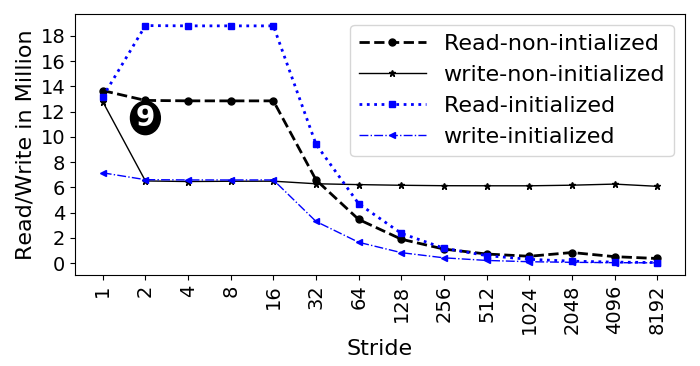

Reproduce this figure in Python.
import random
import matplotlib
import matplotlib.pyplot as plt
from matplotlib import style

import numpy as np
import matplotlib.patches as mpatches

from matplotlib.patches import Ellipse

#plt.rcdefaults()
fig, ax = plt.subplots()

fig.set_size_inches(7, 4)

#labels = ['Manaul', 'PAPI']
#traffic = [12.46, 18.75]

#stride = ['stride-1', 'stride-2', 'stride-4', 'stride-8', 'stride-16', 'stride-32', 'stride-64', 'stride-128', 'stride-256', 'stride-512', 'stride-1024', 'stride-2048', 'stride-4096', 'stride-8192']
stride = ['1', '2', '4', '8', '16', '32', '64', '128', '256', '512', '1024', '2048', '4096', '8192']

#read=[19083795,19005683,18970043,18940397,18938589,9468337,4724431,2363247,1182735,594024,296881,149252,75072,37848]
#write=[6824619,6755515,6740634,6725749,6734401,3368188,1676038,839272,420643,212602,106874,58650,31081,15670]

readn=[13672166,12891599,12857738,12854505,12855737,6587605,3452966,1887966,1104854,714762,536485,833519,505139,359588]
writen=[12791650,6508134,6461124,6483468,6488342,6283784,6216998,6164307,6130026,6124196,6122347,6170829,6257888,6081613]

readi=[13171615,18823643,18801890,18801483,18800558,9415883,4698887,2349495,1175287,587742,294012,147303,73686,36900]
writei=[7151216,6608016,6587184,6584156,6586975,3296237,1644959,822515,411790,205808,103543,56143,29479,14986]

#with prefetch
#read=[18861923,18813995,18800278,18803630,18803353,18590975,14190254,2364840,1183868,594090,297740,149395,75338,37868]
#write=[6665144,6625435,6662691,6637524,6645248,3644694,2029784,839811,421381,212587,106996,58520,31292,15906]

#with 500M
#read=[95096032,94854667,94794684,94762290,94749534,47332587,23620261,11811849,6016970,2959146,1481325,743100,373174,188464]
#write=[32795417,32568573,32412027,32481545,32375031,16234319,8085510,4046707,2116022,1016951,510146,257767,132420,68704]
readn = np.array(readn) / 1000000
writen = np.array(writen) / 1000000
readi = np.array(readi) / 1000000
writei = np.array(writei) / 1000000

x_pos = np.arange(len(stride))  # the label locations

#ax.barh(x_pos, read, hatch='....', color='white', edgecolor='black')
#rects1 = plt.bar(x, traffic, .8, hatch='....', color='white', edgecolor='black')

plt.plot(stride, readn, marker='o', markersize=5,  color='black', linestyle='dashed', label="Read-non-intialized", linewidth=2)
plt.plot(stride, writen, marker='*', markersize=5,  color='black', linestyle='solid', label="Write-non-initialized", linewidth=1)
plt.plot(stride, readi, marker='s', markersize=5,  color='blue', linestyle='dotted', label="Read-initialized", linewidth=2)
plt.plot(stride, writei, marker='<', markersize=5,  color='blue', linestyle='dashdot', label="Write-initialized", linewidth=1)

#plt.plot(stride, read, "-b", label="Read")
#plt.plot(stride, write, "-r", label="Write")
#plt.legend()
plt.legend(handlelength=3, fontsize=16)

#plt.legend(loc="upper right", fontsize=12)


ax.set_ylabel('Read/Write in Million', fontsize=16)
ax.set_xlabel('Stride', fontsize=16)


x0, y0 = ax.transAxes.transform((0, 0)) # lower left in pixels
x1, y1 = ax.transAxes.transform((1, 1)) # upper right in pixes
dx = x1 - x0
dy = y1 - y0
maxd = max(dx, dy)
width = 1.5 * maxd / dx
height = 1.5 * maxd / dy

#ax.axis('equal')

#ax.set_aspect('equal')




x=1
y=11.5
circle = Ellipse((x, y), width-.8, height, color="black")
#circle = plt.Circle((x, y), radius=1, color="black")
ax.add_patch(circle)
label = ax.annotate("9", xy=(x, y), fontsize=20, weight="bold", ha="center", va="center", color="white")









#plt.title('', fontsize=18)
#ax.set_xticks(x_pos)
plt.yticks(np.arange(0, max(readi)+1, 2), fontsize=14)
#ax.get_yaxis().get_major_formatter().set_scientific(False)


plt.xticks(rotation=90, fontsize=14)
#ax.set_xticklabels(stride, fontsize=12)

#ax.invert_yaxis()
plt.tight_layout()

plt.show()
fig.savefig('intel_traffic.png', dpi=100)

# Example data
